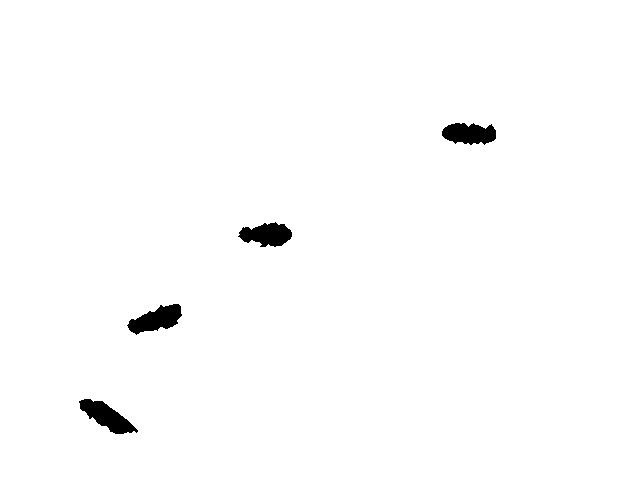
#> input picture ImageProcessingModel/photos/result1.jpg, 640 x 480 px; its folder holds only this picture in this run
$ jupyter execute --allow-errors DeterminingDirection.ipynb   (older library calls are emulated)
#> lines starting #> are read from the running program, lines starting #| are printed output that depends on the picture
[cell 1]
## Split fly in half using a bounded box and count pixel density in each side

import cv2
import numpy as np
from matplotlib import pyplot as plt
import glob
import os
import sys
from scipy.spatial import distance

#Only take images that have been preprocessed using the preprocessing.py program
#In this case, the images must be contained in the "photos" directory
#The files will be saved in an empty "photos_1" directory

images = [(file, cv2.imread(file,0)) for file in glob.glob("photos/*.jpg")]
#> images = 1 item
for file, img in images:
    print(file[7:])
    im2, contours, hierarchy = cv2.findContours(img, cv2.RETR_TREE, cv2.CHAIN_APPROX_SIMPLE)
    blank_image = np. zeros(shape= np.shape(img))
    for c in contours:
        if (len(c) > 50):
            #Define bounded rotated box
            rect = cv2.minAreaRect(c)
            box = cv2.boxPoints(rect)
            box = np.int0(box)

            #Determine width and height based on distance from one corner
            dist_box = [distance.euclidean(np.asarray(box[0]),bx) for bx in box]
            sortedbox = np.argsort(dist_box)[::-1]

            #Create a mask to remove other chambers, look for y-coords of targeted chamber
            box_y = np.argsort(box[:,1])
            y_min = box[box_y,1][0]
            y_max = box[box_y,1][-1]

            #Box coordinates based on distance from one corner
            box_pts = box[sortedbox]

            img_new = img.copy()
            img_new_2 = img.copy()

            img_new[:y_min,:]=255
            img_new[y_max:,:]=255


            img_new_2[:y_min,:]=255
            img_new_2[y_max:,:]=255

            #Determine mid point of rotated rectangles, along long and short side and draw line of seperation
            midpointLong = (np.add(box_pts[3],box_pts[1])/2).astype(int)
            midpointShort = (np.add(box_pts[2],box_pts[0])/2).astype(int)
            lineSplit = cv2.line(img_new_2,(midpointLong[0],midpointLong[1]),(midpointShort[0],midpointShort[1]),(210,0,0),1)

            #Retrieve points along the line
            indices = np.where(lineSplit == [210])
            xCor = indices[1]
            yCor = indices[0]

            #Determine how to remove either half after split depending on angle of the line of seperation
            for id1, index in enumerate(yCor):
                if midpointLong[0] < midpointShort[0]:
                    img_new[:yCor[id1],:xCor[id1]]= 255
                    img_new_2[yCor[id1]:,xCor[id1]:]= 255
                else:
                    img_new[:yCor[id1],xCor[id1]:]= 255
                    img_new_2[yCor[id1]:,:xCor[id1]]= 255

            #Invert image to count non-zeros
            imagem_1 = cv2.bitwise_not(img_new)
            imagem_2 = cv2.bitwise_not(img_new_2)
            nzCount_1 = cv2.countNonZero(imagem_1)
            nzCount_2 = cv2.countNonZero(imagem_2)

            #Choose side that has fewer pixels
            if nzCount_1 < nzCount_2:
                img_chosen = imagem_1.copy()
            else:
                img_chosen = imagem_2.copy()

            #Concatentate each chamber into a single image
            blank_image = blank_image + img_chosen
    cv2.imwrite("photos_1/{}".format(file[7:]), blank_image)
#> this loop made 1 pass
#> file on pass 1: 'photos/result1.jpg'
#| result1.jpg
#> pass 1, `cv2.imwrite("photos_1/{}".format(file[7:]), blank_image)`:
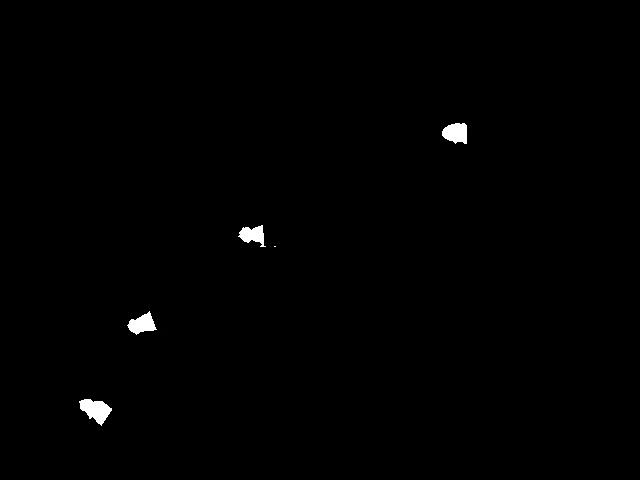
#> saved as result1.jpg: shape (480, 640); min 0, max 255, mean 1.4


$ run again, on ImageProcessingModel/photos/result102.jpg
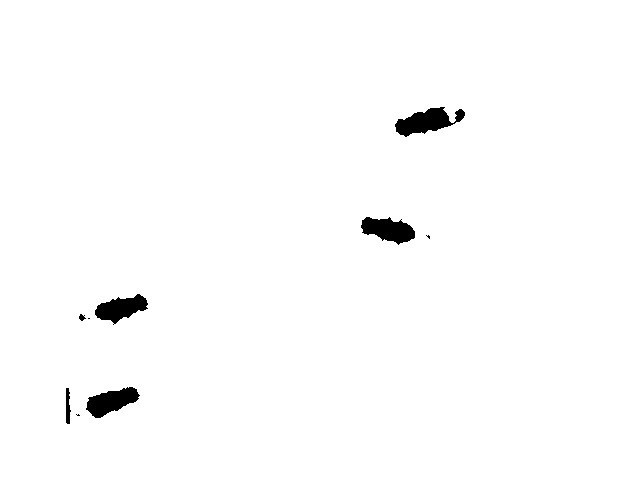
#> input picture ImageProcessingModel/photos/result102.jpg, 640 x 480 px
#> images = 1 item
#> the loop `for file, img in images:` made 1 pass
#> file on pass 1: 'photos/result102.jpg'
#> (printed output is left out)
#> pass 1, `cv2.imwrite("photos_1/{}".format(file[7:]), blank_image)`:
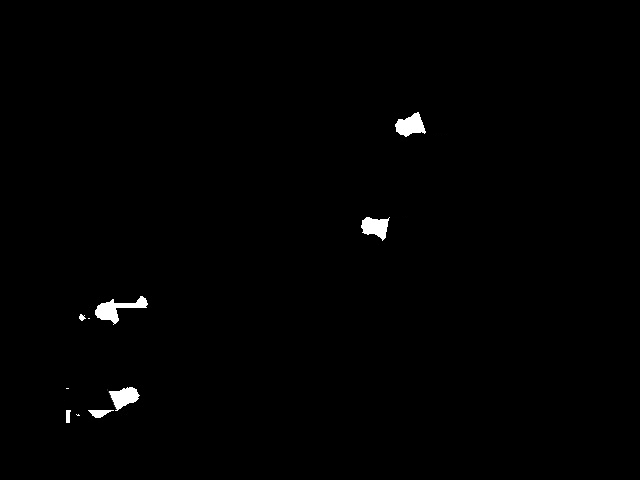
#> saved as result102.jpg: shape (480, 640); min 0, max 255, mean 1.8
